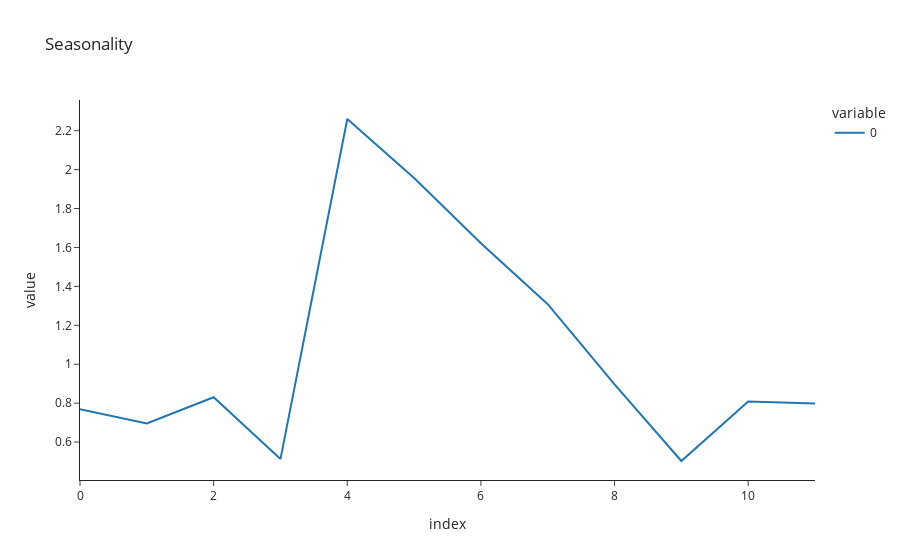

The code cell stored with this chart in its notebook:
### Markdown cell above
# Promo Calendar Optimization

We have 12 months, which months should we promote and what price should we sell at?

### Code cell
import numpy as np
import plotly.express as px
import pandas as pd
import matplotlib.pyplot as plt

# Constants
elasticity = -1.4
baseline_price = 10
# baseline_price = 11.46
cost = 2
baseline_sales = 20
month_nums = range(12)

# Simulate Seasonality 
np.random.seed(99)

# Seasonality factors
seasonality = [np.random.uniform(1.25, 2.5) if m >= 4 and m <= 7 else
               np.random.uniform(0.5, 0.9) for m in month_nums]

px.line(seasonality, title='Seasonality', template='simple_white')

### Figure 1 — Plotly figure (JSON) as saved in the notebook; plotly's stock layout.template omitted (floating-point values rounded to 4 significant figures)
{"data": [{"hovertemplate": "variable=0<br>index=%{x}<br>value=%{y}<extra></extra>", "legendgroup": "0", "line": {"color": "#1F77B4", "dash": "solid"}, "marker": {"symbol": "circle"}, "mode": "lines", "name": "0", "orientation": "v", "showlegend": true, "type": "scatter", "x": [0, 1, 2, 3, 4, 5, 6, 7, 8, 9, 10, 11], "xaxis": "x", "y": [0.7689, 0.6952, 0.8302, 0.5126, 2.26, 1.957, 1.622, 1.308, 0.8963, 0.5027, 0.8079, 0.7987], "yaxis": "y"}], "layout": {"legend": {"title": {"text": "variable"}, "tracegroupgap": 0}, "title": {"text": "Seasonality"}, "xaxis": {"anchor": "y", "domain": [0, 1], "title": {"text": "index"}}, "yaxis": {"anchor": "x", "domain": [0, 1], "title": {"text": "value"}}}}
